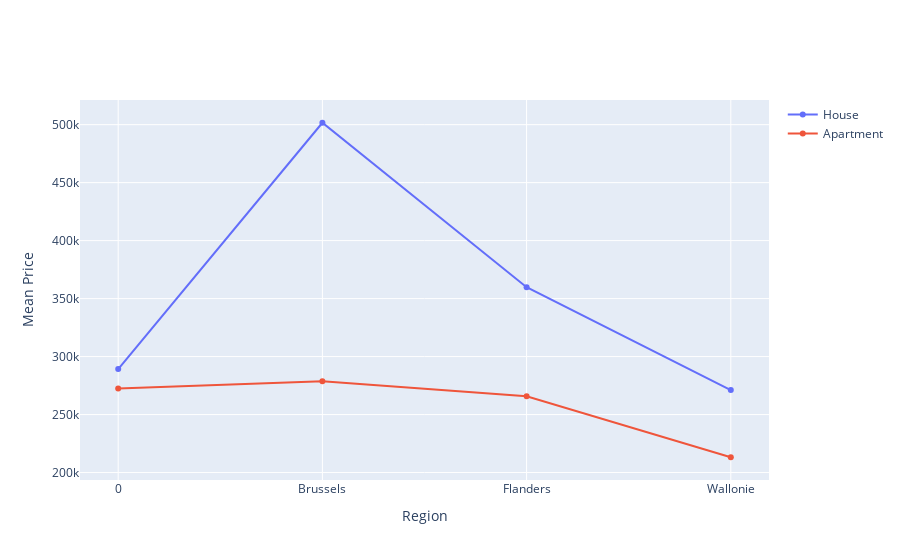

Notebook cell for this chart:
### Code cell
fig = go.Figure()
fig.add_trace(go.Scatter(x=df_house.groupby('Region')['Price'].mean().index,
                         y=df_house.groupby('Region')['Price'].mean().values,name='House'))
fig.add_trace(go.Scatter(x=df_apart.groupby('Region')['Price'].mean().index,
                         y=df_apart.groupby('Region')['Price'].mean().values,name='Apartment'))
fig.update_xaxes(title_text = "Region")
fig.update_yaxes(title_text = "Mean Price")
fig.show()

### Figure 1 — Plotly figure (JSON) as saved in the notebook; plotly's stock layout.template omitted (floating-point values rounded to 4 significant figures)
{"data": [{"name": "House", "type": "scatter", "x": [0, "Brussels", "Flanders", "Wallonie"], "y": [289300.0, 501600.0, 359800.0, 271100.0]}, {"name": "Apartment", "type": "scatter", "x": [0, "Brussels", "Flanders", "Wallonie"], "y": [272400.0, 278800.0, 265800.0, 213200.0]}], "layout": {"xaxis": {"title": {"text": "Region"}}, "yaxis": {"title": {"text": "Mean Price"}}}}
